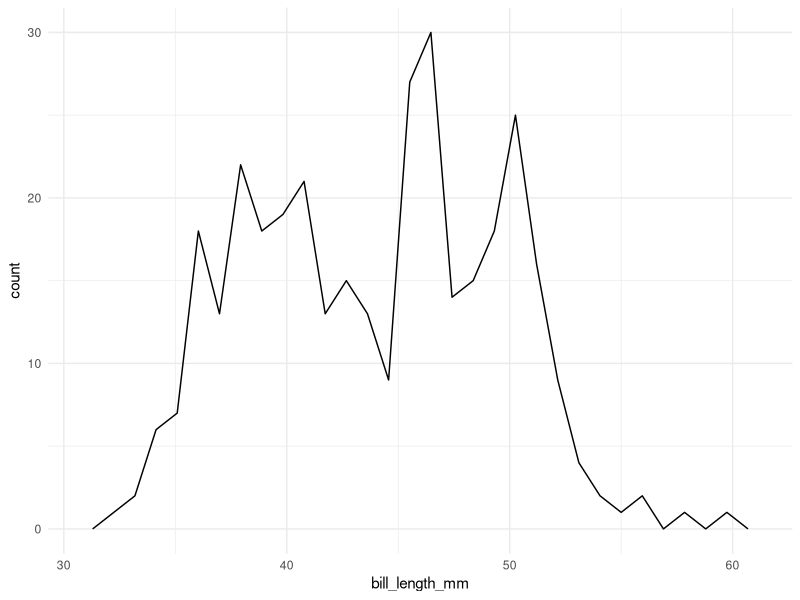
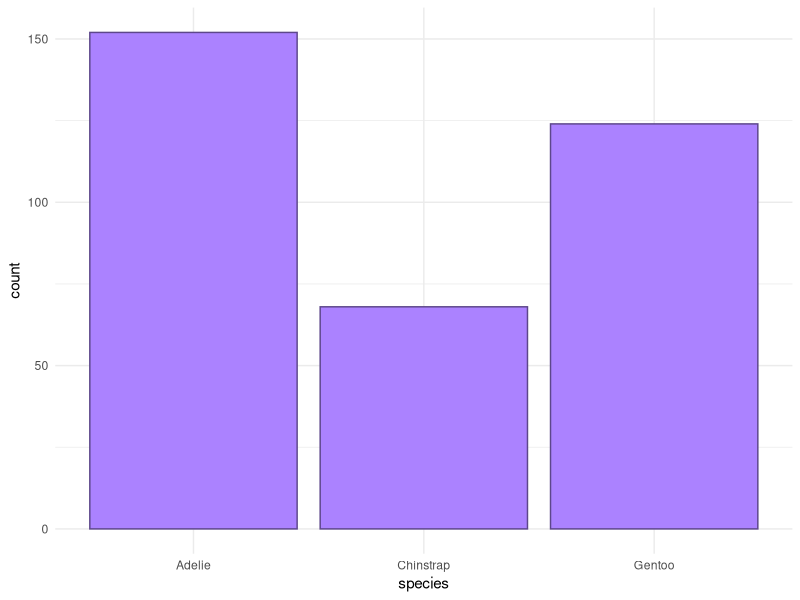
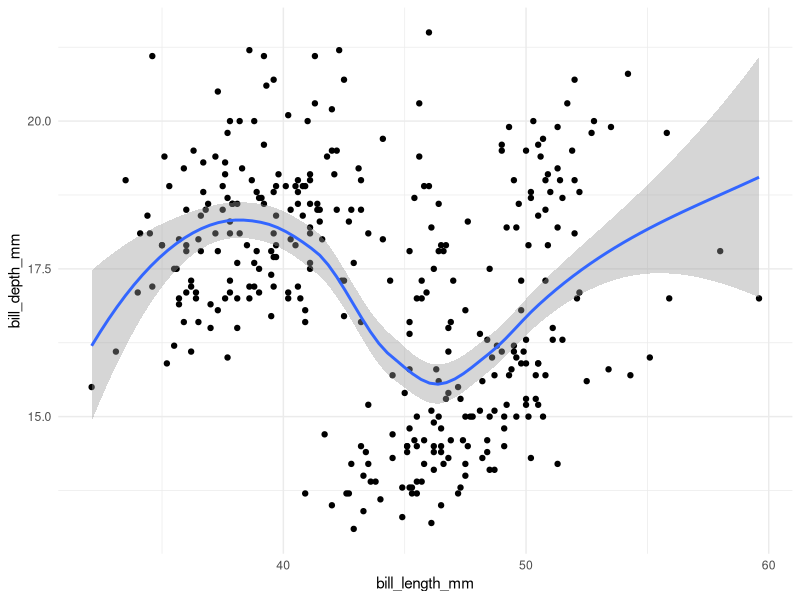
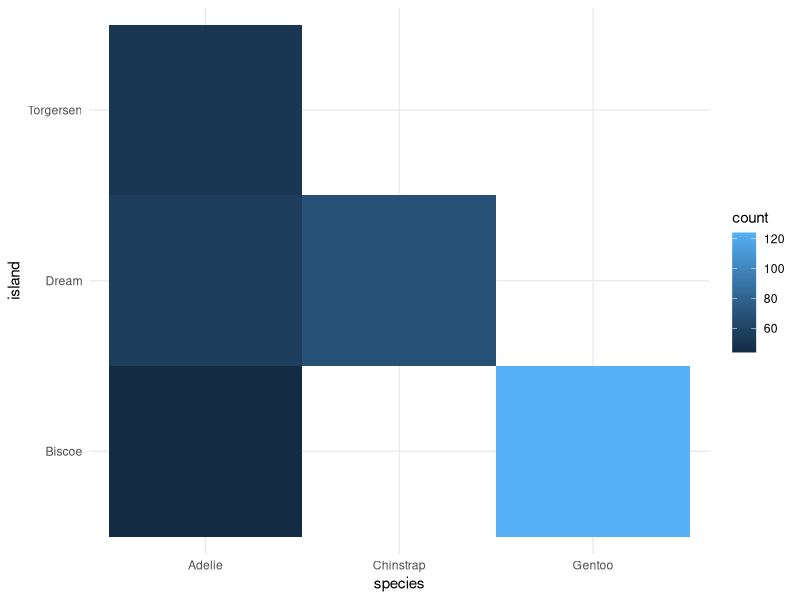
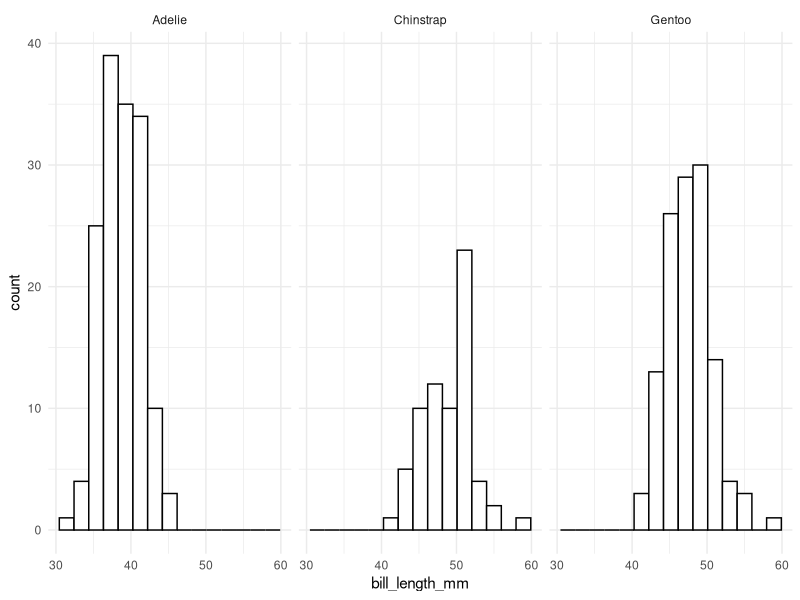
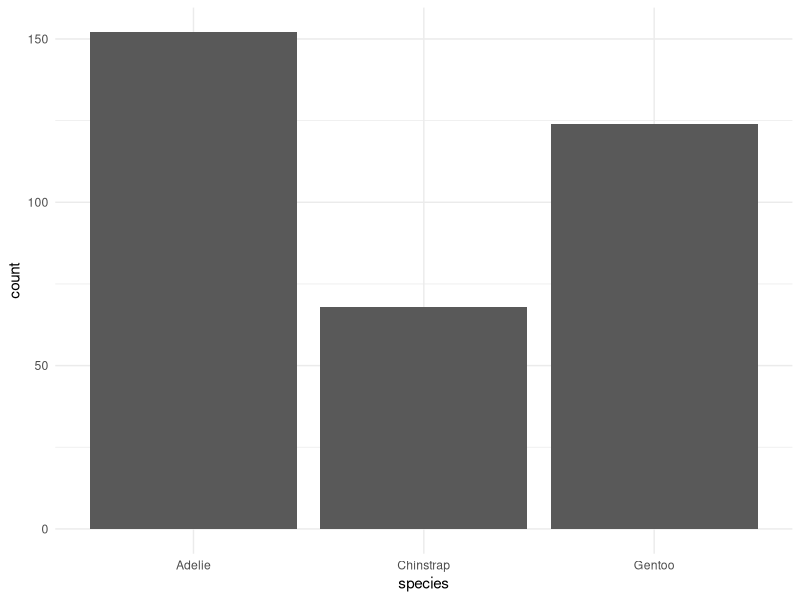
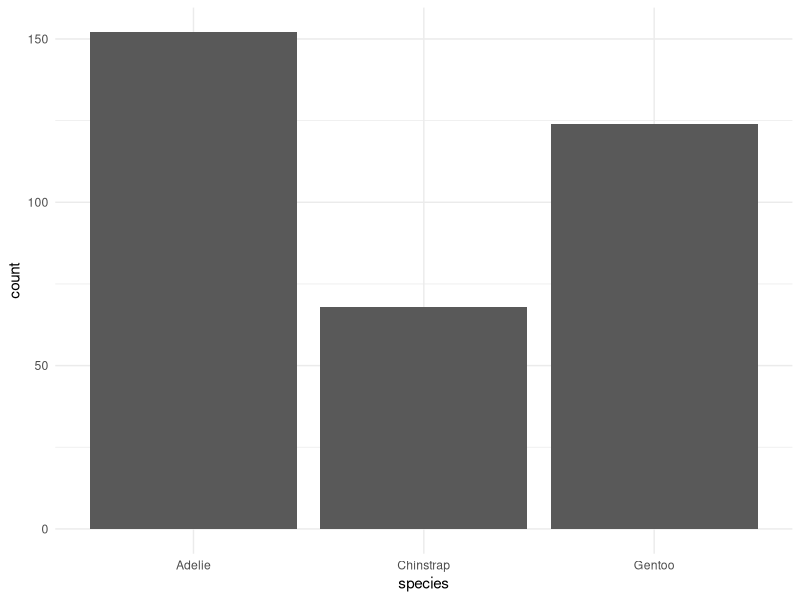
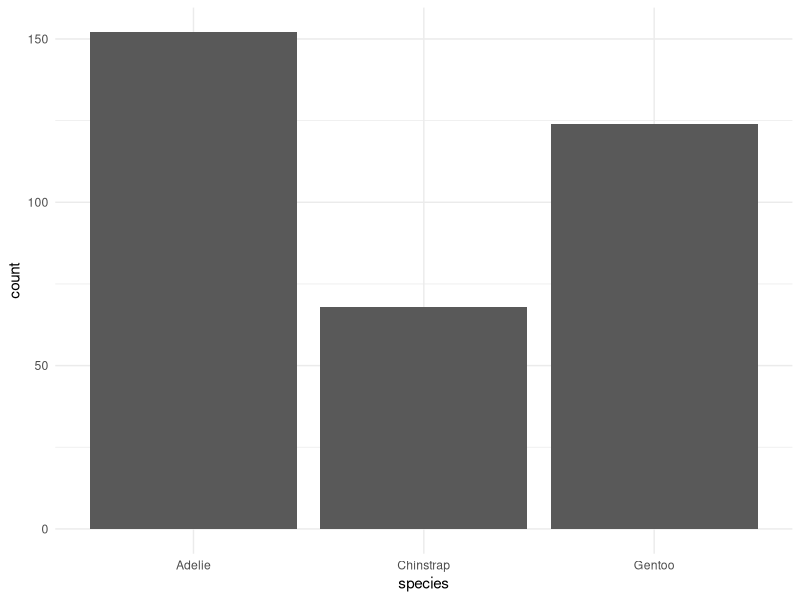

These figures' R source, in order:
## ---- chunk 1
library(palmerpenguins)
library(tidyverse)
theme_set(theme_minimal())
penguins

ggplot(data = penguins, aes(x = bill_length_mm)) +
  geom_freqpoly() 

## single categorical variable
ggplot(data = penguins, aes(x = species)) +
  geom_bar(colour = "mediumpurple4", fill = "mediumpurple1")

## two quantitative variables
ggplot(data = penguins, aes(x = bill_length_mm, y = bill_depth_mm)) +
  geom_point() +
  geom_smooth()

## two categorical variables
ggplot(data = penguins, aes(x = species, y = island)) +
  geom_bin_2d()
## ---- chunk 2
ggplot(data = penguins, aes(x = bill_length_mm)) +
  geom_histogram(colour = "black", fill = "white", bins = 15) +
  facet_wrap(~ species)
## ---- chunk 3
ggplot(data = penguins, aes(x = species)) +
  geom_bar(stat = "count") ## don't need stat = "count" because it's the default.

penguin_sum <- penguins |>
  group_by(species) |>
  summarise(count = n())

ggplot(data = penguin_sum, aes(x = species, y = count)) +
  geom_bar(stat = "identity")
## this is equivalent to geom_col
ggplot(data = penguin_sum, aes(x = species, y = count)) +
  geom_col()
## ---- chunk 4
ggplot(data = penguins, aes(x = species, fill = sex)) +
  geom_bar(position = "stack") + ## don't need "stack" because it's default
  scale_fill_viridis_d()

penguins <- penguins |>
  na.omit() ## gets rid of any row with NA

penguins |> filter(!is.na(sex))

ggplot(data = penguins, aes(x = species, fill = sex)) +
  geom_bar(position = "dodge") + ## makes side-by-side barplots instead of stacked
  scale_fill_viridis_d()
## ---- chunk 5
ggplot(data = penguins, aes(x = species)) +
  geom_bar() +
  coord_polar()

ggplot(data = penguins, aes(x = species)) + 
  geom_bar() +
  coord_flip() 
## ---- chunk 6
ggplot(data = penguins, aes(x = bill_length_mm, y = bill_depth_mm)) +
  geom_point(stat = "identity",
             position = "identity") +
  facet_null() +
  coord_cartesian()
## ---- chunk 7
## Exercise 1
ggplot(data = penguins, aes(x = bill_length_mm)) +
  geom_histogram(col = "white", fill = "black")

## Exercise 2
ggplot(data = penguins, aes(x = sex, y = body_mass_g)) +
  geom_jitter(width = 0.2)

## Exercise 3
ggplot(data = penguins, aes(x = bill_length_mm, colour = species)) +
  geom_freqpoly() 

## Exercise 4
## a. Global Aesthetic
ggplot(data = penguins, aes(x = body_mass_g, y = bill_depth_mm, colour = species)) +
  geom_point() +
  geom_smooth()
## b. Local Aesthetic
ggplot(data = penguins, aes(x = body_mass_g, y = bill_depth_mm)) +
  geom_point(aes(colour = species)) +
  geom_smooth()

## Exercise 5
ggplot(data = penguins, aes(x = sex, y = bill_length_mm)) +
  geom_bar(stat = "identity", position = "dodge") +
  facet_wrap(~ species) +
  coord_cartesian()

## Exercise 6
ggplot(data = penguins, aes(x = sex, y = bill_length_mm, col = sex)) +
  geom_bar(stat = "identity", position = "stack") +
  facet_wrap(~ species) +
  coord_cartesian()
